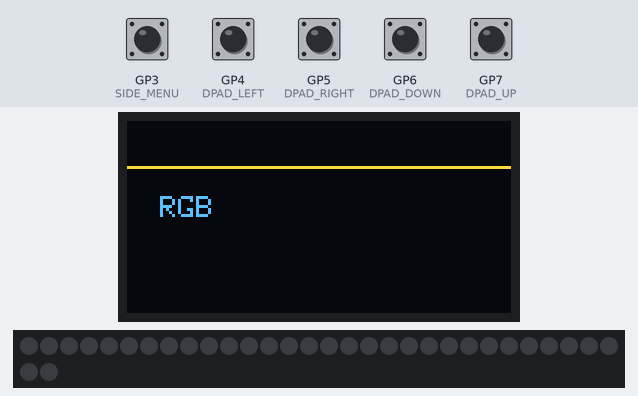
This sketch was run on a simulated Raspberry Pi Pico. Shown: 128×64 one-colour display, 32 RGB LEDs in strip order, left to right, continuing on the next row. The inputs (shaded band) are chosen by the test bench; at power-on: GP3 (SIDE_MENU), GP4 (DPAD_LEFT), GP5 (DPAD_RIGHT), GP6 (DPAD_DOWN), GP7 (DPAD_UP) HIGH. Dim RGB values are drawn brighter than linear; the OLED is the two-colour kind (top 16 rows yellow).

Above: at 1.2 s.
1.3 s: GP5 (DPAD_RIGHT) pulled LOW for 1 s
At 3.3 s:
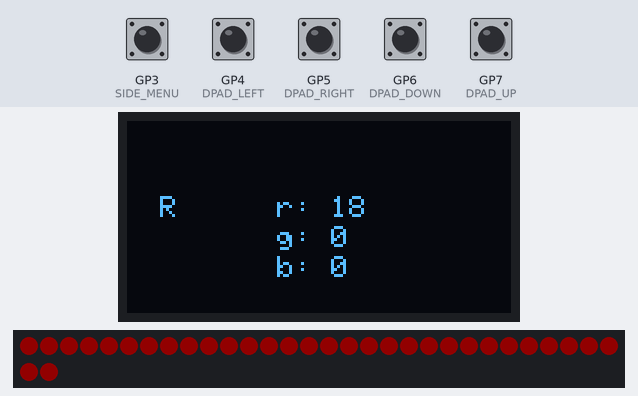
3.8 s: GP6 (DPAD_DOWN) pulled LOW for 1 s
At 5.6 s:
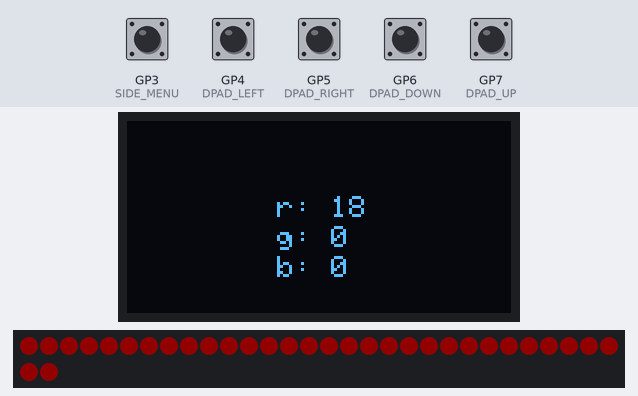
6.4 s: GP3 (SIDE_MENU) pulled LOW for 0.15 s
At 7.4 s:
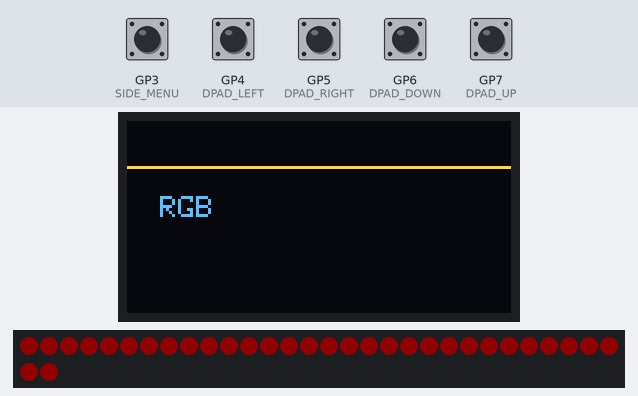
8.0 s: GP7 (DPAD_UP) pulled LOW for 0.15 s
At 8.7 s:
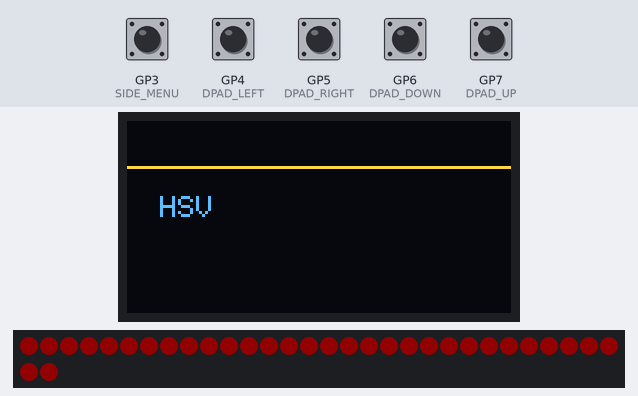
9.7 s: GP5 (DPAD_RIGHT) pulled LOW for 0.15 s
At 10.4 s:
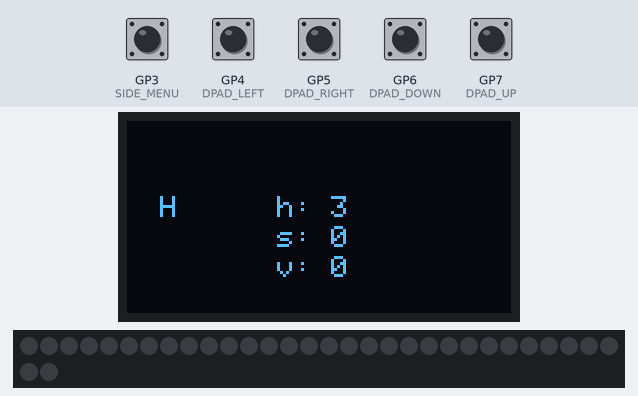
11.3 s: GP6 (DPAD_DOWN) pulled LOW for 0.15 s
At 12.7 s:
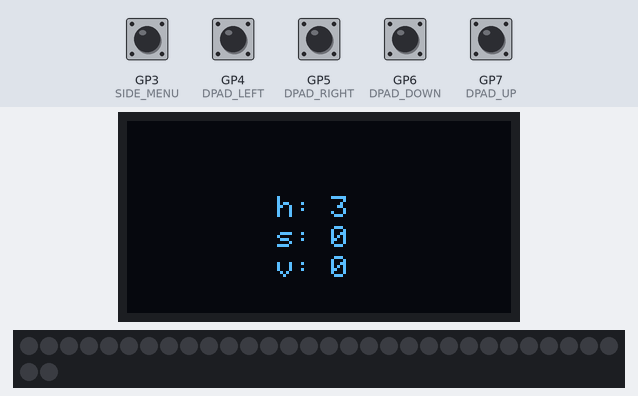
Timing chart, 0 to 14.0 s (numbered marks = the images above; inputs shaded):
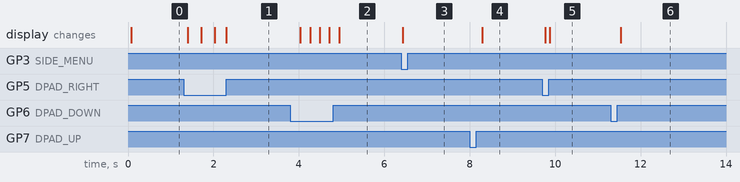

Measured:
- after the input at 1.3 s, the display: first changes after 0.10 s (image 1 shows a later state)
- after the input at 3.8 s, the display: changes after 0.24 s (image 2)
- after the input at 6.4 s, the display: changes at once (image 3)
- after the input at 8.0 s, the display: changes after 0.29 s (image 4)
- after the input at 9.7 s, the display: first changes after 0.06 s (image 5 shows a later state)
- after the input at 11.3 s, the display: changes after 0.23 s (image 6)

The sketch:

v2-helium.ino
```cpp
// (licence header left out)
//█▄▄ ▄▀█ █▀ █ █▀▀   █░░ █ █▄▄ █▀█ ▄▀█ █▀█ █ █▀▀ █▀
//█▄█ █▀█ ▄█ █ █▄▄   █▄▄ █ █▄█ █▀▄ █▀█ █▀▄ █ ██▄ ▄█


#include "math.h"
#include <Wire.h>
#include <Arduino.h>

//OLED DISPLAY SSD1306 | by Adafruit
#include <Adafruit_SSD1306.h>
#include <Adafruit_GFX.h>
#include <splash.h>

#include <Adafruit_NeoPixel.h>
#ifdef __AVR__
 #include <avr/power.h> // Required for 16 MHz Adafruit Trinket
#endif

//█▀▄ █▀▀ █▀▀ █░░ ▄▀█ █▀█ ▄▀█ ▀█▀ █ █▀█ █▄░█ █▀
//█▄▀ ██▄ █▄▄ █▄▄ █▀█ █▀▄ █▀█ ░█░ █ █▄█ █░▀█ ▄█

//Pins
int DPAD_UP     = 7;
int DPAD_DOWN   = 6;
int DPAD_LEFT   = 4;
int DPAD_RIGHT  = 5;
int SIDE_MENU   = 3;
int SIDE_PAUSE  = 15;

//OLED
#define SCREEN_WIDTH 128 // OLED display width, in pixels
#define SCREEN_HEIGHT 64 // OLED display height, in pixels
#define OLED_RESET    -1 // Reset pin # (or -1 if sharing Arduino reset pin)
#define SCREEN_ADDRESS 0x3C
Adafruit_SSD1306 display(SCREEN_WIDTH, SCREEN_HEIGHT, &Wire, OLED_RESET);

//NEOPIXELS
#define PIN       28 // On Trinket or Gemma, suggest changing this to 1
#define NUMPIXELS 32 // Popular NeoPixel ring size

float h, s, v;
int   r, g, b;
int   r_old, g_old, b_old;

Adafruit_NeoPixel pixels(NUMPIXELS, PIN, NEO_GRB + NEO_KHZ400);

// MENU

int mainMenuSelected = 0;
const int mainMenuItems = 2;
String mainMenu[mainMenuItems] = {
  "RGB",
  "HSV"
};

int RGBMenuSelected = 0;
const int RGBMenuItems = 3;
String RGBMenu[RGBMenuItems] = {
  "R",
  "G",
  "B"
};

int HSVMenuSelected = 0;
const int HSVMenuItems = 3;
String HSVMenu[HSVMenuItems] = {
  "H",
  "S",
  "V"
};


void setup() {
  // Initialize Buttons
  pinMode(DPAD_UP, INPUT_PULLUP);
  pinMode(DPAD_DOWN, INPUT_PULLUP);
  pinMode(DPAD_LEFT, INPUT_PULLUP);
  pinMode(DPAD_RIGHT, INPUT_PULLUP);
  pinMode(SIDE_MENU, INPUT_PULLUP);
  pinMode(SIDE_PAUSE, INPUT_PULLUP);
  Serial.begin(9600);
  // Initialize Display
  // SSD1306_SWITCHCAPVCC = generate display voltage from 3.3V internally
  if(!display.begin(SSD1306_SWITCHCAPVCC, SCREEN_ADDRESS)) {
    Serial.println(F("FATAL ERROR 0x2B - SSD1306 allocation failed"));
    for(;;); // Don't proceed, loop forever
  }

  display.clearDisplay();
  display.display();

  // Initialize Neopixels
  pixels.begin();
  pixels.clear();
}

void loop() {
  // Wait for BTN Input
  PROG_MAINMENU();

}


void dispDrawMainMenu()
{
  display.clearDisplay();
  display.setTextColor(WHITE);
  // Draw Stuff
  // Print "MainMenu" at the Top
  // Center Cursor
  display.drawFastHLine(0,15,128,WHITE);
  display.setCursor(11,25);
  // Print menuItem
  display.print(mainMenu[mainMenuSelected]);
  display.display();
}

void dispDrawSubMenuRGB(String subMenuItem)
{
  display.clearDisplay();
  // Draw Stuff
  // Print "MainMenu" at the Top
  // Center Cursor
  display.setCursor(11,25);
  // Print menuItem
  display.print(subMenuItem);
  display.setCursor(50,25);
  display.print("r: ");
  display.print(r);
  display.setCursor(50,35);
  display.print("g: ");
  display.print(g);
  display.setCursor(50,45);
  display.print("b: ");
  display.print(b);
  display.display();
}

void dispDrawSubMenuHSV(String subMenuItem)
{
  display.clearDisplay();
  // Draw Stuff
  // Print "MainMenu" at the Top
  // Center Cursor
  display.setCursor(11,25);
  // Print menuItem
  display.print(subMenuItem);
  display.setCursor(50,25);
  display.print("h: ");
  display.print(int(h*360));
  display.setCursor(50,35);
  display.print("s: ");
  display.print(int(s*100));
  display.setCursor(50,45);
  display.print("v: ");
  display.print(int(v*100));
  display.display();
}

void PROG_MAINMENU()
{
  while(true)
  {
    if(digitalRead(DPAD_UP) == LOW) // Scroll UP
    {
      delay(200);

      mainMenuSelected = mainMenuSelected + 1;
    }

    if(digitalRead(DPAD_DOWN) == LOW)  // Scroll DOWN
    {
      delay(200);

      mainMenuSelected = mainMenuSelected - 1;
    }

	if(mainMenuSelected >= mainMenuItems) {mainMenuSelected = 0;}
	if(mainMenuSelected <= -1) {mainMenuSelected = mainMenuItems-1;}

    if(digitalRead(DPAD_RIGHT) == LOW) // Enters Next Menu
    {
      delay(10);
      switch (mainMenuSelected)
      {
        case 0: PROG_RGBMENU();
        case 1: PROG_HSVMENU();
      }

    }

    //if(digitalRead(DPAD_LEFT) == LOW)  { delay(10);} // Does nothing, is already in main menu
    //if(digitalRead(SIDE_MENU) == LOW)  { delay(10);} // Does nothing, is already in main menu
    //if(digitalRead(SIDE_PAUSE) == LOW) { delay(10);} // Does nothing, nothing to pause


    dispDrawMainMenu();

    delay(50);
  }
}

void PROG_RGBMENU()
{
  while(true)
  {
    if(digitalRead(DPAD_LEFT) == LOW) // Decrease selected Variable
    {
      delay(25);

      switch (RGBMenuSelected)
      {
        case 0: {r = r - 1; break;}
        case 1: {g = g - 1; break;}
        case 2: {b = b - 1; break;}
      }
      // Error Check
      if(r<0){r=0;}
      if(g<0){g=0;}
      if(b<0){b=0;}

      for(int i = 0; i<NUMPIXELS; i++)
      {
        pixels.setPixelColor(i, pixels.Color(r, g, b));
      }
      pixels.show();
    }

    if(digitalRead(DPAD_RIGHT) == LOW) // Increase selected Variable
    {
      delay(25);


      switch (RGBMenuSelected)
      {
        case 0: {r = r + 1; break;}
        case 1: {g = g + 1; break;}
        case 2: {b = b + 1; break;}
      }
      // Error Check

      if(r>255){r=255;}
      if(g>255){g=255;}
      if(b>255){b=255;}

      for(int i = 0; i<NUMPIXELS; i++)
      {
        pixels.setPixelColor(i, pixels.Color(r, g, b));
      }
      pixels.show();
	}

    if(digitalRead(DPAD_UP) == LOW) // Scroll UP
    {
      delay(200);
      if(RGBMenuSelected >= RGBMenuItems - 1) {RGBMenuSelected = 0;}
      else {RGBMenuSelected = RGBMenuSelected + 1;}
    }

    if(digitalRead(DPAD_DOWN) == LOW)  // Scroll DOWN
    {
      delay(200);
      if(RGBMenuSelected < 0) {RGBMenuSelected = RGBMenuItems - 1;}
      else {RGBMenuSelected = RGBMenuSelected - 1;}
    }

    if(digitalRead(SIDE_MENU) == LOW)  { break; } // Quit to previous

    dispDrawSubMenuRGB(RGBMenu[RGBMenuSelected]);
  }
}

void PROG_HSVMENU()
{
  while(true)
  {
    if(digitalRead(DPAD_LEFT) == LOW) // Decrease selected Variable
    {
      delay(25);

      switch (HSVMenuSelected)
      {
        case 0: {h = h - 1.0/360.0; break;}
        case 1: {s = s - 0.01; break;}
        case 2: {v = v - 0.01; break;}
      }
      // Error Check
      if(h<0.0){h=0.0;}
      if(s<0.0){s=0.0;}
      if(v<0.0){v=0.0;}

	  hsvToRgb(h,s,v,r,g,b);

      for(int i = 0; i<NUMPIXELS; i++)
      {
        pixels.setPixelColor(i, pixels.Color(r, g, b));
      }
      pixels.show();
    }

	if(digitalRead(DPAD_RIGHT) == LOW) // Increase selected Variable
    {
      delay(25);


      switch (HSVMenuSelected)
      {
        case 0: {h = h + 1.0/360.0; break;}
        case 1: {s = s + 0.01; break;}
        case 2: {v = v + 0.01; break;}
      }
      // Error Check

      if(h>1.0){h=1.0;}
      if(s>1.0){s=1.0;}
      if(v>1.0){v=1.0;}

	  hsvToRgb(h,s,v,r,g,b);

      for(int i = 0; i<NUMPIXELS; i++)
      {
        pixels.setPixelColor(i, pixels.Color(r, g, b));
      }
      pixels.show();
	}

	if(digitalRead(DPAD_UP) == LOW) // Scroll UP
    {
      delay(200);
      if(HSVMenuSelected >= HSVMenuItems - 1) {HSVMenuSelected = 0;}
      else {HSVMenuSelected = HSVMenuSelected + 1;}
    }

	if(digitalRead(DPAD_DOWN) == LOW)  // Scroll DOWN
    {
      delay(200);
      if(HSVMenuSelected < 0) {HSVMenuSelected = HSVMenuItems - 1;}
      else {HSVMenuSelected = HSVMenuSelected - 1;}
    }

	if(digitalRead(SIDE_MENU) == LOW)  { break; } // Quit to previous

	dispDrawSubMenuHSV(HSVMenu[HSVMenuSelected]);
  }
}


void hsvToRgb(float h, float s, float v, int& r, int& g, int& b) {
  float c = v * s;
  float x = c * (1 - abs(fmod((h * 6), 2) - 1));
  float m = v - c;

  float r1, g1, b1;

  if (h >= 0 && h < 1/6.0) {
    r1 = c;
    g1 = x;
    b1 = 0;
  } else if (h >= 1/6.0 && h < 2/6.0) {
    r1 = x;
    g1 = c;
    b1 = 0;
  } else if (h >= 2/6.0 && h < 3/6.0) {
    r1 = 0;
    g1 = c;
    b1 = x;
  } else if (h >= 3/6.0 && h < 4/6.0) {
    r1 = 0;
    g1 = x;
    b1 = c;
  } else if (h >= 4/6.0 && h < 5/6.0) {
    r1 = x;
    g1 = 0;
    b1 = c;
  } else {
    r1 = c;
    g1 = 0;
    b1 = x;
  }

  r = (r1 + m) * 255;
  g = (g1 + m) * 255;
  b = (b1 + m) * 255;
}
```
